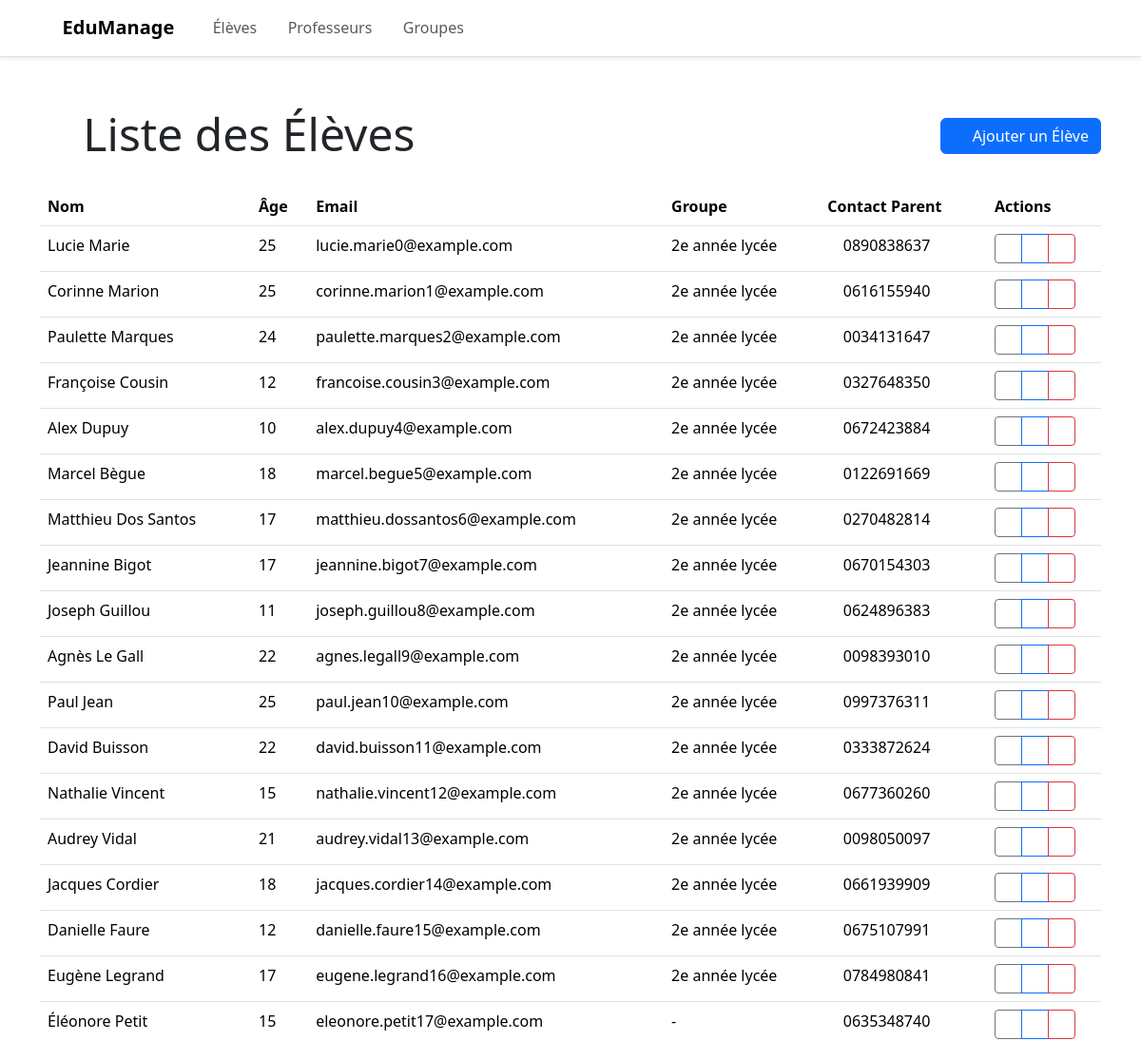
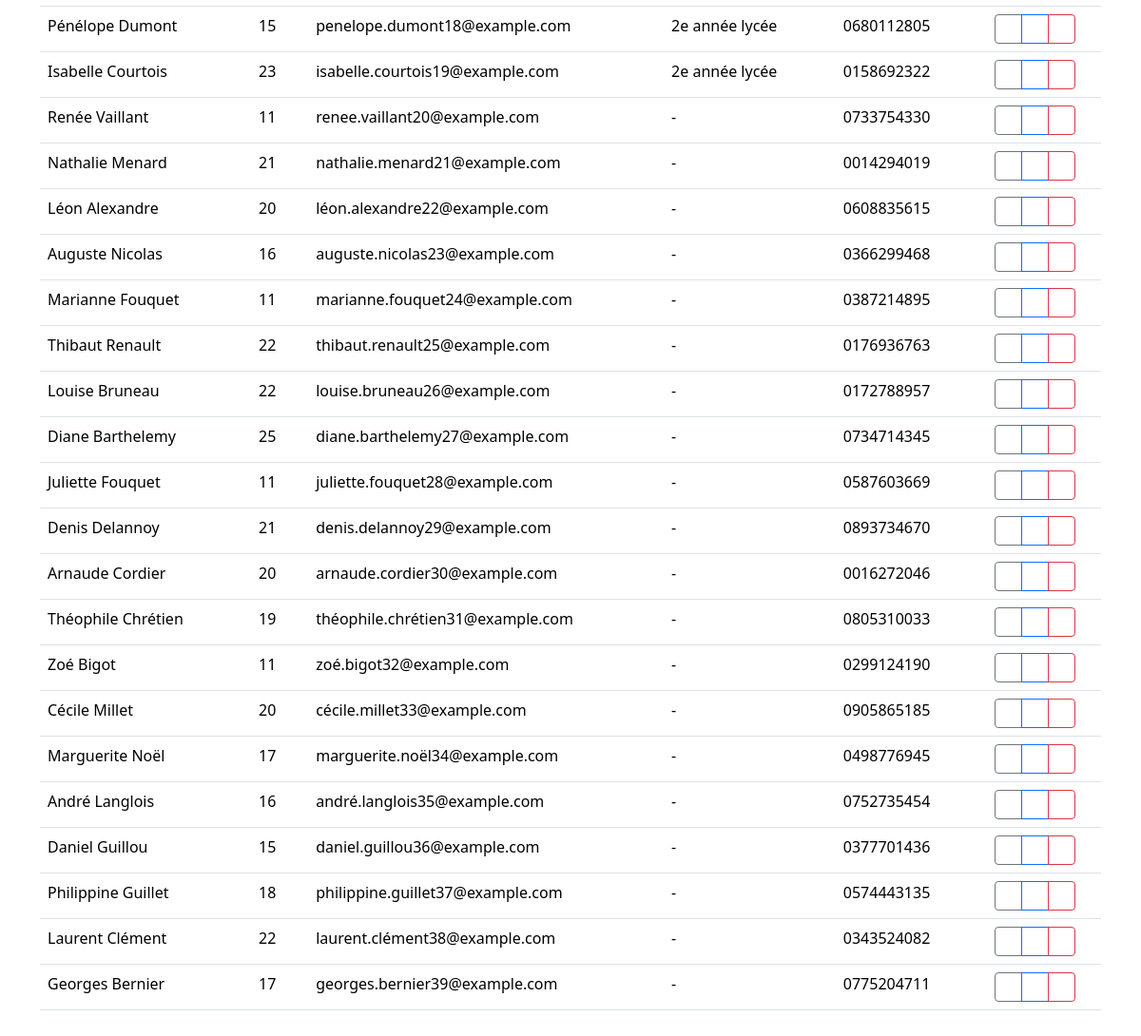
Screenshot of /students (signed in) with the database file from the repository (2 pictures, top to bottom).
### app/models.py (models this page shows, shortened)
class Student(db.Model):
    id = db.Column(db.Integer, primary_key=True)
    first_name = db.Column(db.String(40), nullable=False)
    last_name = db.Column(db.String(40), nullable=False)
    email = db.Column(db.String(120), unique=True, nullable=False)
    date_of_birth = db.Column(db.Date, nullable=False)
    gender = db.Column(db.String(1), nullable=False)  # 'M' or 'F'
    address = db.Column(db.String(200), nullable=True)
    phone = db.Column(db.String(20), nullable=True)
    parent_name = db.Column(db.String(100), nullable=True)
    parent_email = db.Column(db.String(120), nullable=True)
    parent_phone = db.Column(db.String(20), nullable=True)
    is_active = db.Column(db.Boolean, nullable=False, default=True)
    group_id = db.Column(db.Integer, db.ForeignKey("group.id", ondelete="SET NULL"), nullable=True)
    notes = db.Column(db.Text, nullable=True)
    @property
    def full_name(self):
        return f"{self.first_name} {self.last_name}"
    @property
    def age(self):
        today = datetime.now().date()
        return today.year - self.date_of_birth.year - ((today.month, today.day) < (self.date_of_birth.month, self.date_of_birth.day))

class Group(db.Model):
    id = db.Column(db.Integer, primary_key=True)
    name = db.Column(db.String(80), nullable=False)
    code = db.Column(db.String(20), unique=True, nullable=True)
    academic_year = db.Column(db.String(9), nullable=False)
    capacity = db.Column(db.Integer, nullable=False, default=30)
    min_students = db.Column(db.Integer, nullable=True)
    max_students = db.Column(db.Integer, nullable=True)
    description = db.Column(db.String(200), nullable=True)
    notes = db.Column(db.Text, nullable=True)
    created_at = db.Column(db.DateTime, nullable=False, default=datetime.utcnow)
    updated_at = db.Column(db.DateTime, nullable=True, onupdate=datetime.utcnow)
    students = db.relationship("Student", backref="group", lazy=True, cascade="all, delete-orphan")

### app/api/student_routes.py (the view)
    @app.route("/students")
    @login_required
    def students():
        students = Student.query.all()
        return render_template("students.html", students=students)

### app/auth/auth.py (called while the page is built)
def login_required(f):
    @wraps(f)
    def decorated_function(*args, **kwargs):
        if 'logged_in' not in session:
            return redirect(url_for('login'))
        return f(*args, **kwargs)
    return decorated_function

### templates/students.html (shortened to what this page needs)
{% extends "base.html" %} {% block content %}
<div class="row align-items-center mb-4">
  <div class="col">
    <h1 class="display-5 mb-0">
      <i class="bi bi-mortarboard me-2"></i>Liste des Élèves
    </h1>
  </div>
  <div class="col-auto">
    <a href="{{ url_for('add_student') }}" class="btn btn-primary">
      <i class="bi bi-plus-circle me-2"></i>Ajouter un Élève
    </a>
  </div>
</div>
 {% if students %}
<div class="card-body">
  <div class="table-responsive">
    <table class="table table-hover">
      <thead>
        <tr>
          <th>Nom</th>
          <th>Âge</th>
          <th>Email</th>
          <th>Groupe</th>
          <th>Contact Parent</th>
          <th style="width: 120px">Actions</th>
        </tr>
      </thead>
      <tbody>
        {% for student in students %}
        <tr>
          <td>{{ student.full_name }}</td>
          <td>{{ student.age }}</td>
          <td>{{ student.email }}</td>
          <td>{{ student.group.name if student.group else '-' }}</td>
          <td>
            {% if student.parent_phone %}
            <i class="bi bi-telephone me-1"></i>{{ student.parent_phone }} {%
            elif student.parent_email %} <i class="bi bi-envelope me-1"></i>{{
            student.parent_email }} {% else %} - {% endif %}
          </td>
          <td>
            <div class="btn-group">
              <button
                type="button"
                class="btn btn-sm btn-outline-secondary"
                data-bs-toggle="modal"
                data-bs-target="#studentModal{{ student.id }}"
              >
                <i class="bi bi-eye"></i>
              </button>
              <a
                href="{{ url_for('edit_student', id=student.id) }}"
                class="btn btn-sm btn-outline-primary"
              >
                <i class="bi bi-pencil"></i>
              </a>
              <button
                type="button"
                class="btn btn-sm btn-outline-danger"
                data-bs-toggle="modal"
                data-bs-target="#deleteModal{{ student.id }}"
              >
                <i class="bi bi-trash"></i>
              </button>
            </div>
          </td>
        </tr>
        {% endfor %}
      </tbody>
    </table>
  </div>
</div>
{% else %}
<div class="alert alert-info">
  <i class="bi bi-info-circle me-2"></i>Aucun élève n'a été ajouté.
  <a href="{{ url_for('add_student') }}" class="alert-link">Ajouter un élève</a
  >.
</div>
{% endif %} {% endblock %}

### templates/base.html (style rules this page uses)
body { padding-top: 4rem; transition: background-color 0.3s ease; }

### rows the page displays
Student: full_name "Lucie Marie", age "25", email "lucie.marie0@example.com", group "2e année lycée", parent_phone "0890838637"
Student: full_name "Corinne Marion", age "25", email "corinne.marion1@example.com", group "2e année lycée", parent_phone "0616155940"
Student: full_name "Paulette Marques", age "24", email "paulette.marques2@example.com", group "2e année lycée", parent_phone "0034131647"
Student: full_name "Françoise Cousin", age "12", email "francoise.cousin3@example.com", group "2e année lycée", parent_phone "0327648350"
Student: full_name "Alex Dupuy", age "10", email "alex.dupuy4@example.com", group "2e année lycée", parent_phone "0672423884"
Student: full_name "Marcel Bègue", age "18", email "marcel.begue5@example.com", group "2e année lycée", parent_phone "0122691669"
Student: full_name "Matthieu Dos Santos", age "17", email "matthieu.dossantos6@example.com", group "2e année lycée", parent_phone "0270482814"
Student: full_name "Jeannine Bigot", age "17", email "jeannine.bigot7@example.com", group "2e année lycée", parent_phone "0670154303"
Student: full_name "Joseph Guillou", age "11", email "joseph.guillou8@example.com", group "2e année lycée", parent_phone "0624896383"
Student: full_name "Agnès Le Gall", age "22", email "agnes.legall9@example.com", group "2e année lycée", parent_phone "0098393010"
Student: full_name "Paul Jean", age "25", email "paul.jean10@example.com", group "2e année lycée", parent_phone "0997376311"
Student: full_name "David Buisson", age "22", email "david.buisson11@example.com", group "2e année lycée", parent_phone "0333872624"
Student: full_name "Nathalie Vincent", age "15", email "nathalie.vincent12@example.com", group "2e année lycée", parent_phone "0677360260"
Student: full_name "Audrey Vidal", age "21", email "audrey.vidal13@example.com", group "2e année lycée", parent_phone "0098050097"
Student: full_name "Jacques Cordier", age "18", email "jacques.cordier14@example.com", group "2e année lycée", parent_phone "0661939909"
Student: full_name "Danielle Faure", age "12", email "danielle.faure15@example.com", group "2e année lycée", parent_phone "0675107991"
Student: full_name "Eugène Legrand", age "17", email "eugene.legrand16@example.com", group "2e année lycée", parent_phone "0784980841"
Student: full_name "Éléonore Petit", age "15", email "eleonore.petit17@example.com", group "-", parent_phone "0635348740"
Student: full_name "Pénélope Dumont", age "15", email "penelope.dumont18@example.com", group "2e année lycée", parent_phone "0680112805"
Student: full_name "Isabelle Courtois", age "23", email "isabelle.courtois19@example.com", group "2e année lycée", parent_phone "0158692322"
Student: full_name "Renée Vaillant", age "11", email "renee.vaillant20@example.com", group "-", parent_phone "0733754330"
Student: full_name "Nathalie Menard", age "21", email "nathalie.menard21@example.com", group "-", parent_phone "0014294019"
Student: full_name "Léon Alexandre", age "20", email "léon.alexandre22@example.com", group "-", parent_phone "0608835615"
Student: full_name "Auguste Nicolas", age "16", email "auguste.nicolas23@example.com", group "-", parent_phone "0366299468"
Student: full_name "Marianne Fouquet", age "11", email "marianne.fouquet24@example.com", group "-", parent_phone "0387214895"
Student: full_name "Thibaut Renault", age "22", email "thibaut.renault25@example.com", group "-", parent_phone "0176936763"
Student: full_name "Louise Bruneau", age "22", email "louise.bruneau26@example.com", group "-", parent_phone "0172788957"
Student: full_name "Diane Barthelemy", age "25", email "diane.barthelemy27@example.com", group "-", parent_phone "0734714345"
Student: full_name "Juliette Fouquet", age "11", email "juliette.fouquet28@example.com", group "-", parent_phone "0587603669"
Student: full_name "Denis Delannoy", age "21", email "denis.delannoy29@example.com", group "-", parent_phone "0893734670"
Student: full_name "Arnaude Cordier", age "20", email "arnaude.cordier30@example.com", group "-", parent_phone "0016272046"
Student: full_name "Théophile Chrétien", age "19", email "théophile.chrétien31@example.com", group "-", parent_phone "0805310033"
Student: full_name "Zoé Bigot", age "11", email "zoé.bigot32@example.com", group "-", parent_phone "0299124190"
Student: full_name "Cécile Millet", age "20", email "cécile.millet33@example.com", group "-", parent_phone "0905865185"
Student: full_name "Marguerite Noël", age "17", email "marguerite.noël34@example.com", group "-", parent_phone "0498776945"
Student: full_name "André Langlois", age "16", email "andré.langlois35@example.com", group "-", parent_phone "0752735454"
Student: full_name "Daniel Guillou", age "15", email "daniel.guillou36@example.com", group "-", parent_phone "0377701436"
Student: full_name "Philippine Guillet", age "18", email "philippine.guillet37@example.com", group "-", parent_phone "0574443135"
Student: full_name "Laurent Clément", age "22", email "laurent.clément38@example.com", group "-", parent_phone "0343524082"
